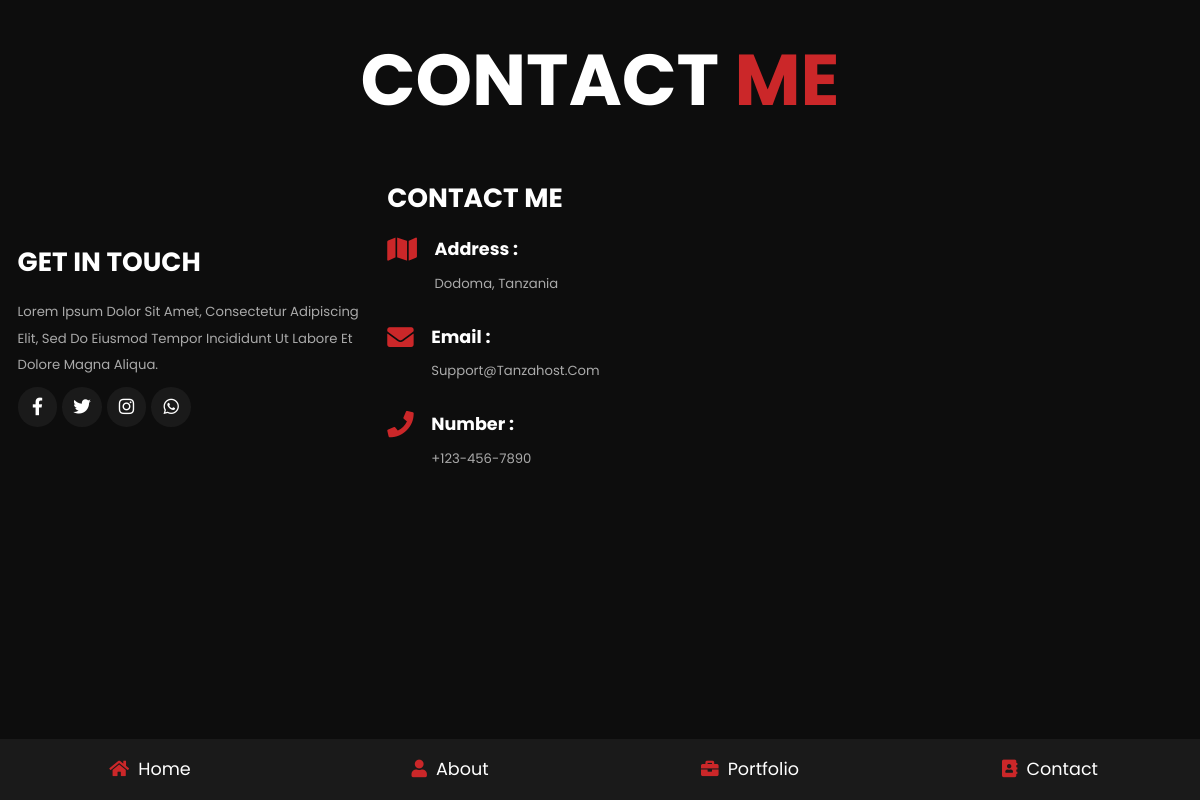
The page /contact.php on the database its author committed.
### tables this page shows
CREATE TABLE `contact` (
  `contact_id` int(11) NOT NULL AUTO_INCREMENT,
  `contact_info` text NOT NULL,
  `contact_email` varchar(255) NOT NULL,
  `contact_phone` varchar(255) NOT NULL,
  `contact_address` varchar(255) NOT NULL,
  `contact_fb` varchar(255) NOT NULL,
  `contact_tw` varchar(255) NOT NULL,
  `contact_insta` varchar(255) NOT NULL,
  `contact_wts` varchar(255) NOT NULL,
  PRIMARY KEY (`contact_id`)
);

### contact.php (the view, shortened to what this page needs)
<?php
    include("template/front/header.php");
    include("template/front/navbar.php");
    include("config/database.php");
?>
<?php
		 $statement = $conn->prepare('SELECT * FROM contact ORDER BY contact_id DESC');
		$statement->execute();
		 $contact = $statement->fetchAll(PDO::FETCH_ASSOC);
		  foreach ($contact as $contact);
		 ?>
<section class="contact">
    <h1 class="heading"> contact <span>me</span> </h1>
    <div class="row">
        <div class="info-container">
            <h1>get in touch</h1>
            <p><?php echo $contact['contact_info']; ?></p>
            <div class="share">
                <a target="_blank" href="https://facebook.com/<?php echo $contact['contact_fb']; ?>"
                    class="fab fa-facebook-f"></a>
                <a target="_blank" href="https://twitter.com/<?php echo $contact['contact_tw']; ?>"
                    class="fab fa-twitter"></a>
                <a target="_blank" href="https://instagram.com/<?php echo $contact['contact_insta']; ?>"
                    class="fab fa-instagram"></a>
                <a target="_blank" href="https://wa.me/<?php echo $contact['contact_wts']; ?>"
                    class="fab fa-whatsapp"></a>
            </div>
        </div>
        <div class="row">
            <div class="info-container">
                <div class="box-container">
                    <h1> contact me </h1>
                    <div class="box">
                        <i class="fas fa-map"></i>
                        <div class="info">
                            <h3>address :</h3>
                            <p><?php echo $contact['contact_address']; ?></p>
                        </div>
                    </div>
                    <div class="box">
                        <i class="fas fa-envelope"></i>
                        <div class="info">
                            <h3>email :</h3>
                            <p><?php echo $contact['contact_email']; ?></p>
                        </div>
                    </div>
                    <div class="box">
                        <i class="fas fa-phone"></i>
                        <div class="info">
                            <h3>number :</h3>
                            <p><?php echo $contact['contact_phone']; ?></p>
                        </div>
                    </div>
                </div>
            </div>
        </div>
</section>
<?php include("template/front/footer.php"); ?>

### assets/css/style.css (style rules this page uses)
* { font-family: 'Poppins', sans-serif; margin: 0; padding: 0; -webkit-box-sizing: border-box; box-sizing: border-box; text-decoration: none; outline: none; border: none; text-transform: capitalize; }
html { font-size: 62.5%; overflow-x: hidden; }
body { background: #0d0d0d; padding-bottom: 6.5rem; }
section { padding: 5rem 9%; }
.heading { text-align: center; font-size: 6vw; color: #fff; margin-bottom: 3rem; text-transform: uppercase; }
.heading span { text-transform: uppercase; color: #CB2729; }
.contact .row { display: -webkit-box; display: -ms-flexbox; display: flex; -webkit-box-align: center; -ms-flex-align: center; align-items: center; -ms-flex-wrap: wrap; flex-wrap: wrap; gap: 2rem; }
.contact .row .info-container { width: 40rem; }
.contact .row .info-container h1 { font-size: 3rem; text-transform: uppercase; color: #fff; padding-bottom: 1rem; }
.contact .row .info-container p { font-size: 1.5rem; line-height: 2; color: #aaa; padding: 1rem 0; }
.contact .row .info-container .box-container { padding: 2rem 0; }
.contact .row .info-container .box-container .box { display: -webkit-box; display: -ms-flexbox; display: flex; gap: 2rem; padding: 1rem 0; }
.contact .row .info-container .box-container .box i { font-size: 3rem; color: #CB2729; }
.contact .row .info-container .box-container .box h3 { font-size: 2rem; color: #fff; }
.contact .row .info-container .share a { font-size: 2rem; height: 4.5rem; width: 4.5rem; line-height: 4.5rem; border-radius: 50%; background: #1a1a1a; color: #fff; text-align: center; margin-right: .3rem; }
@media (max-width: 1200px) { html { font-size: 55%; } }
@media (max-width: 1200px) { section { padding: 3rem 2rem; } }

### rows shown on the page
contact: contact_info "Lorem Ipsum Dolor Sit Amet, Consectetur Adipiscing Elit, Sed Do Eiusmod Tempor Incididunt Ut Labore Et Dolore Magna Aliqua.", contact_address "Dodoma, Tanzania", contact_email "Support@tanzahost.com", contact_phone "+123-456-7890"
